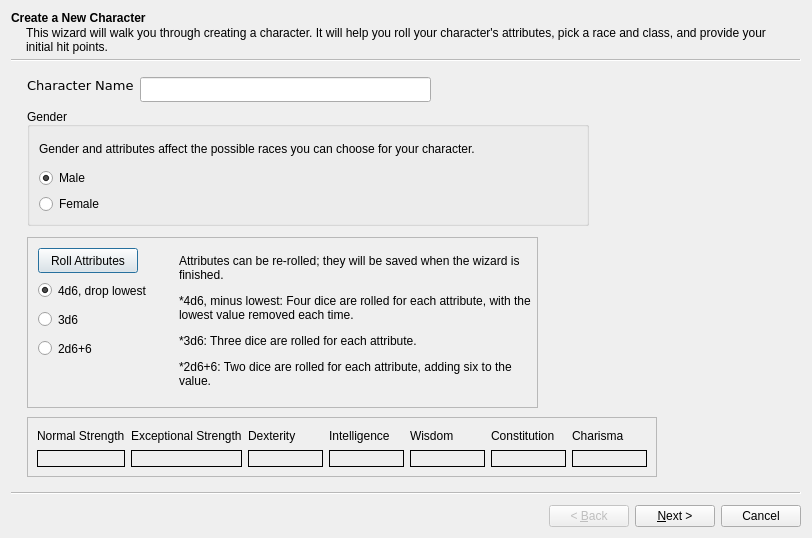
<?xml version="1.0" encoding="UTF-8"?>
<ui version="4.0">
 <class>Wizard</class>
 <widget class="QWizard" name="Wizard">
  <property name="geometry">
   <rect>
    <x>0</x>
    <y>0</y>
    <width>812</width>
    <height>538</height>
   </rect>
  </property>
  <property name="windowTitle">
   <string>Wizard</string>
  </property>
  <widget class="QWizardPage" name="wizardPage">
   <property name="title">
    <string>Create a New Character</string>
   </property>
   <property name="subTitle">
    <string>This wizard will walk you through creating a character. It will help you roll your character's attributes, pick a race and class, and provide your initial hit points. </string>
   </property>
   <widget class="QFrame" name="frame">
    <property name="geometry">
     <rect>
      <x>10</x>
      <y>170</y>
      <width>511</width>
      <height>171</height>
     </rect>
    </property>
    <property name="frameShape">
     <enum>QFrame::StyledPanel</enum>
    </property>
    <property name="frameShadow">
     <enum>QFrame::Raised</enum>
    </property>
    <widget class="QLabel" name="Rolling_Options_label">
     <property name="geometry">
      <rect>
       <x>152</x>
       <y>10</y>
       <width>352</width>
       <height>149</height>
      </rect>
     </property>
     <property name="text">
      <string>&lt;html&gt;&lt;head/&gt;&lt;body&gt;&lt;p&gt;Attributes can be re-rolled; they will be saved when the wizard is finished.&lt;/p&gt;&lt;p&gt;*4d6, minus lowest: Four dice are rolled for each attribute, with the lowest value removed each time. &lt;/p&gt;&lt;p&gt;*3d6: Three dice are rolled for each attribute.&lt;/p&gt;&lt;p&gt;*2d6+6: Two dice are rolled for each attribute, adding six to the value. &lt;/p&gt;&lt;/body&gt;&lt;/html&gt;</string>
     </property>
     <property name="wordWrap">
      <bool>true</bool>
     </property>
    </widget>
    <widget class="QPushButton" name="Roll_Attribs_pushButton">
     <property name="geometry">
      <rect>
       <x>11</x>
       <y>11</y>
       <width>100</width>
       <height>25</height>
      </rect>
     </property>
     <property name="text">
      <string>Roll Attributes</string>
     </property>
    </widget>
    <widget class="QRadioButton" name="Four_dice_radioButton">
     <property name="geometry">
      <rect>
       <x>11</x>
       <y>42</y>
       <width>134</width>
       <height>23</height>
      </rect>
     </property>
     <property name="text">
      <string>4d6, drop lowest</string>
     </property>
     <property name="checked">
      <bool>true</bool>
     </property>
     <attribute name="buttonGroup">
      <string notr="true">Dice_Type_buttonGroup</string>
     </attribute>
    </widget>
    <widget class="QRadioButton" name="Three_dice_radioButton">
     <property name="geometry">
      <rect>
       <x>11</x>
       <y>71</y>
       <width>50</width>
       <height>23</height>
      </rect>
     </property>
     <property name="text">
      <string>3d6</string>
     </property>
     <attribute name="buttonGroup">
      <string notr="true">Dice_Type_buttonGroup</string>
     </attribute>
    </widget>
    <widget class="QRadioButton" name="Two_dice_radioButton">
     <property name="geometry">
      <rect>
       <x>11</x>
       <y>100</y>
       <width>69</width>
       <height>23</height>
      </rect>
     </property>
     <property name="text">
      <string>2d6+6</string>
     </property>
     <attribute name="buttonGroup">
      <string notr="true">Dice_Type_buttonGroup</string>
     </attribute>
    </widget>
   </widget>
   <widget class="QFrame" name="frame_2">
    <property name="geometry">
     <rect>
      <x>10</x>
      <y>350</y>
      <width>630</width>
      <height>60</height>
     </rect>
    </property>
    <property name="frameShape">
     <enum>QFrame::StyledPanel</enum>
    </property>
    <property name="frameShadow">
     <enum>QFrame::Raised</enum>
    </property>
    <layout class="QGridLayout" name="gridLayout_2">
     <item row="1" column="5">
      <widget class="QLabel" name="CON_Out_label">
       <property name="frameShape">
        <enum>QFrame::Box</enum>
       </property>
       <property name="text">
        <string/>
       </property>
      </widget>
     </item>
     <item row="0" column="6">
      <widget class="QLabel" name="CHR_label">
       <property name="text">
        <string>Charisma</string>
       </property>
      </widget>
     </item>
     <item row="1" column="4">
      <widget class="QLabel" name="WIS_Out_label">
       <property name="frameShape">
        <enum>QFrame::Box</enum>
       </property>
       <property name="text">
        <string/>
       </property>
      </widget>
     </item>
     <item row="0" column="0">
      <widget class="QLabel" name="STR_label">
       <property name="text">
        <string>Normal Strength</string>
       </property>
       <property name="wordWrap">
        <bool>true</bool>
       </property>
      </widget>
     </item>
     <item row="0" column="2">
      <widget class="QLabel" name="DEX_label">
       <property name="text">
        <string>Dexterity</string>
       </property>
      </widget>
     </item>
     <item row="1" column="3">
      <widget class="QLabel" name="IQ_Out_label">
       <property name="frameShape">
        <enum>QFrame::Box</enum>
       </property>
       <property name="text">
        <string/>
       </property>
      </widget>
     </item>
     <item row="0" column="1">
      <widget class="QLabel" name="Exceptional_STR_label">
       <property name="text">
        <string>Exceptional Strength</string>
       </property>
       <property name="wordWrap">
        <bool>true</bool>
       </property>
      </widget>
     </item>
     <item row="0" column="5">
      <widget class="QLabel" name="CON_label">
       <property name="text">
        <string>Constitution</string>
       </property>
      </widget>
     </item>
     <item row="1" column="0">
      <widget class="QLabel" name="STR_Out_label">
       <property name="frameShape">
        <enum>QFrame::Box</enum>
       </property>
       <property name="text">
        <string/>
       </property>
      </widget>
     </item>
     <item row="0" column="4">
      <widget class="QLabel" name="WIS_label">
       <property name="text">
        <string>Wisdom</string>
       </property>
      </widget>
     </item>
     <item row="1" column="2">
      <widget class="QLabel" name="DEX_Out_label">
       <property name="frameShape">
        <enum>QFrame::Box</enum>
       </property>
       <property name="text">
        <string/>
       </property>
      </widget>
     </item>
     <item row="1" column="1">
      <widget class="QLabel" name="STR_Out_label_2">
       <property name="frameShape">
        <enum>QFrame::Box</enum>
       </property>
       <property name="text">
        <string/>
       </property>
      </widget>
     </item>
     <item row="1" column="6">
      <widget class="QLabel" name="CHR_Out_label">
       <property name="frameShape">
        <enum>QFrame::Box</enum>
       </property>
       <property name="text">
        <string/>
       </property>
      </widget>
     </item>
     <item row="0" column="3">
      <widget class="QLabel" name="IQ_label">
       <property name="text">
        <string>Intelligence</string>
       </property>
      </widget>
     </item>
    </layout>
   </widget>
   <widget class="QGroupBox" name="Gender_groupBox">
    <property name="geometry">
     <rect>
      <x>10</x>
      <y>40</y>
      <width>562</width>
      <height>119</height>
     </rect>
    </property>
    <property name="title">
     <string>Gender</string>
    </property>
    <property name="alignment">
     <set>Qt::AlignBottom|Qt::AlignLeading|Qt::AlignLeft</set>
    </property>
    <property name="flat">
     <bool>true</bool>
    </property>
    <property name="checkable">
     <bool>false</bool>
    </property>
    <layout class="QVBoxLayout" name="verticalLayout_5">
     <item>
      <widget class="QLabel" name="label">
       <property name="text">
        <string>Gender and attributes affect the possible races you can choose for your character.</string>
       </property>
      </widget>
     </item>
     <item>
      <widget class="QRadioButton" name="Male_radioButton_3">
       <property name="text">
        <string>Male</string>
       </property>
       <property name="checked">
        <bool>true</bool>
       </property>
      </widget>
     </item>
     <item>
      <widget class="QRadioButton" name="Female_radioButton_3">
       <property name="text">
        <string>Female</string>
       </property>
      </widget>
     </item>
    </layout>
   </widget>
   <widget class="QLabel" name="Char_name_label">
    <property name="geometry">
     <rect>
      <x>10</x>
      <y>10</y>
      <width>107</width>
      <height>17</height>
     </rect>
    </property>
    <property name="sizePolicy">
     <sizepolicy hsizetype="Preferred" vsizetype="Preferred">
      <horstretch>0</horstretch>
      <verstretch>0</verstretch>
     </sizepolicy>
    </property>
    <property name="font">
     <font>
      <family>DejaVu Sans</family>
      <pointsize>10</pointsize>
     </font>
    </property>
    <property name="text">
     <string>Character Name</string>
    </property>
    <property name="wordWrap">
     <bool>true</bool>
    </property>
   </widget>
   <widget class="QLineEdit" name="Char_Name_Out_lineEdit">
    <property name="geometry">
     <rect>
      <x>123</x>
      <y>10</y>
      <width>291</width>
      <height>25</height>
     </rect>
    </property>
    <property name="sizePolicy">
     <sizepolicy hsizetype="Preferred" vsizetype="Preferred">
      <horstretch>0</horstretch>
      <verstretch>0</verstretch>
     </sizepolicy>
    </property>
    <property name="font">
     <font>
      <family>DejaVu Sans</family>
      <pointsize>10</pointsize>
     </font>
    </property>
   </widget>
  </widget>
  <widget class="QWizardPage" name="wizardPage_2">
   <property name="title">
    <string>Character Race &amp; Gender</string>
   </property>
   <property name="subTitle">
    <string>Select a character race. If your game allows UnderDark races as player characters, click the checkbox to show those races. Also, select a gender for your character.</string>
   </property>
   <widget class="QFrame" name="frame_4">
    <property name="geometry">
     <rect>
      <x>9</x>
      <y>9</y>
      <width>624</width>
      <height>159</height>
     </rect>
    </property>
    <property name="frameShape">
     <enum>QFrame::NoFrame</enum>
    </property>
    <property name="frameShadow">
     <enum>QFrame::Raised</enum>
    </property>
    <layout class="QHBoxLayout" name="horizontalLayout_2">
     <item>
      <layout class="QVBoxLayout" name="verticalLayout">
       <item>
        <widget class="QRadioButton" name="Human_radioButton">
         <property name="text">
          <string>Human</string>
         </property>
         <property name="checked">
          <bool>true</bool>
         </property>
         <attribute name="buttonGroup">
          <string notr="true">Race_buttonGroup</string>
         </attribute>
        </widget>
       </item>
       <item>
        <widget class="QRadioButton" name="Elf_Half_radioButton">
         <property name="text">
          <string>Half-Elf</string>
         </property>
         <property name="checked">
          <bool>false</bool>
         </property>
         <attribute name="buttonGroup">
          <string notr="true">Race_buttonGroup</string>
         </attribute>
        </widget>
       </item>
       <item>
        <widget class="QRadioButton" name="Halfling_radioButton">
         <property name="text">
          <string>Halfling</string>
         </property>
         <property name="checked">
          <bool>false</bool>
         </property>
         <attribute name="buttonGroup">
          <string notr="true">Race_buttonGroup</string>
         </attribute>
        </widget>
       </item>
       <item>
        <widget class="QRadioButton" name="Half_Orc_radioButton">
         <property name="text">
          <string>Half-Orc</string>
         </property>
         <property name="checked">
          <bool>false</bool>
         </property>
         <attribute name="buttonGroup">
          <string notr="true">Race_buttonGroup</string>
         </attribute>
        </widget>
       </item>
      </layout>
     </item>
     <item>
      <layout class="QVBoxLayout" name="verticalLayout_2">
       <item>
        <widget class="QRadioButton" name="Dwarf_Hill_radioButton">
         <property name="text">
          <string>Dwarf, Hill</string>
         </property>
         <property name="checked">
          <bool>false</bool>
         </property>
         <attribute name="buttonGroup">
          <string notr="true">Race_buttonGroup</string>
         </attribute>
        </widget>
       </item>
       <item>
        <widget class="QRadioButton" name="Dwarf_Mountain_radioButton">
         <property name="text">
          <string>Dwarf, Mountain</string>
         </property>
         <property name="checked">
          <bool>false</bool>
         </property>
         <attribute name="buttonGroup">
          <string notr="true">Race_buttonGroup</string>
         </attribute>
        </widget>
       </item>
       <item>
        <widget class="QRadioButton" name="Dwarf_Gray_radioButton_2">
         <property name="enabled">
          <bool>true</bool>
         </property>
         <property name="text">
          <string>Dwarf, Grey (Duergar)</string>
         </property>
         <property name="checked">
          <bool>false</bool>
         </property>
        </widget>
       </item>
      </layout>
     </item>
     <item>
      <layout class="QVBoxLayout" name="verticalLayout_3">
       <item>
        <widget class="QRadioButton" name="Elf_Wild_radioButton">
         <property name="text">
          <string>Elf, Wild</string>
         </property>
         <property name="checked">
          <bool>false</bool>
         </property>
         <attribute name="buttonGroup">
          <string notr="true">Race_buttonGroup</string>
         </attribute>
        </widget>
       </item>
       <item>
        <widget class="QRadioButton" name="Elf_Wood_radioButton">
         <property name="text">
          <string>Elf, Wood</string>
         </property>
         <property name="checked">
          <bool>false</bool>
         </property>
         <attribute name="buttonGroup">
          <string notr="true">Race_buttonGroup</string>
         </attribute>
        </widget>
       </item>
       <item>
        <widget class="QRadioButton" name="Elf_Gray_radioButton">
         <property name="text">
          <string>Elf, Gray</string>
         </property>
         <property name="checked">
          <bool>false</bool>
         </property>
         <attribute name="buttonGroup">
          <string notr="true">Race_buttonGroup</string>
         </attribute>
        </widget>
       </item>
       <item>
        <widget class="QRadioButton" name="Elf_High_radioButton">
         <property name="text">
          <string>Elf, High</string>
         </property>
         <property name="checked">
          <bool>false</bool>
         </property>
         <attribute name="buttonGroup">
          <string notr="true">Race_buttonGroup</string>
         </attribute>
        </widget>
       </item>
       <item>
        <widget class="QRadioButton" name="Elf_Dark_radioButton_2">
         <property name="enabled">
          <bool>true</bool>
         </property>
         <property name="text">
          <string>Elf, Dark (Drow)</string>
         </property>
         <property name="checked">
          <bool>false</bool>
         </property>
        </widget>
       </item>
      </layout>
     </item>
     <item>
      <layout class="QVBoxLayout" name="verticalLayout_4">
       <item>
        <widget class="QRadioButton" name="Gnome_Forest_radioButton">
         <property name="text">
          <string>Gnome, Forest</string>
         </property>
         <property name="checked">
          <bool>false</bool>
         </property>
         <attribute name="buttonGroup">
          <string notr="true">Race_buttonGroup</string>
         </attribute>
        </widget>
       </item>
       <item>
        <widget class="QRadioButton" name="Gnome_Hill_radioButton">
         <property name="text">
          <string>Gnome, Hill</string>
         </property>
         <property name="checked">
          <bool>false</bool>
         </property>
         <attribute name="buttonGroup">
          <string notr="true">Race_buttonGroup</string>
         </attribute>
        </widget>
       </item>
       <item>
        <widget class="QRadioButton" name="Gnome_Deep_radioButton_2">
         <property name="enabled">
          <bool>true</bool>
         </property>
         <property name="text">
          <string>Gnome, Deep (Sverfneblin)</string>
         </property>
         <property name="checked">
          <bool>false</bool>
         </property>
        </widget>
       </item>
      </layout>
     </item>
    </layout>
   </widget>
  </widget>
  <widget class="QWizardPage" name="wizardPage_3">
   <property name="title">
    <string>Class Selection</string>
   </property>
   <property name="subTitle">
    <string>Based on your attributes and race, the classes listed below are available to your character. Certain races can also be multi-classed.</string>
   </property>
   <layout class="QVBoxLayout" name="verticalLayout_11">
    <item>
     <widget class="QFrame" name="frame_3">
      <property name="frameShape">
       <enum>QFrame::StyledPanel</enum>
      </property>
      <property name="frameShadow">
       <enum>QFrame::Raised</enum>
      </property>
      <layout class="QHBoxLayout" name="horizontalLayout_6">
       <item>
        <widget class="QGroupBox" name="First_Class_groupBox">
         <property name="title">
          <string>Primary Class</string>
         </property>
         <layout class="QHBoxLayout" name="horizontalLayout_3">
          <item>
           <layout class="QVBoxLayout" name="verticalLayout_18">
            <item>
             <widget class="QRadioButton" name="Bard_radioButton">
              <property name="enabled">
               <bool>false</bool>
              </property>
              <property name="text">
               <string>Bard</string>
              </property>
             </widget>
            </item>
            <item>
             <widget class="QRadioButton" name="Jester_radioButton">
              <property name="enabled">
               <bool>false</bool>
              </property>
              <property name="text">
               <string>Jester</string>
              </property>
             </widget>
            </item>
            <item>
             <widget class="QRadioButton" name="Cavalier_radioButton">
              <property name="enabled">
               <bool>false</bool>
              </property>
              <property name="text">
               <string>Cavalier</string>
              </property>
             </widget>
            </item>
            <item>
             <widget class="QRadioButton" name="Paladin_radioButton">
              <property name="enabled">
               <bool>false</bool>
              </property>
              <property name="text">
               <string>Paladin</string>
              </property>
             </widget>
            </item>
            <item>
             <widget class="QRadioButton" name="Cleric_radioButton">
              <property name="enabled">
               <bool>false</bool>
              </property>
              <property name="text">
               <string>Cleric</string>
              </property>
             </widget>
            </item>
            <item>
             <widget class="QRadioButton" name="Druid_radioButton">
              <property name="enabled">
               <bool>false</bool>
              </property>
              <property name="text">
               <string>Druid</string>
              </property>
             </widget>
            </item>
            <item>
             <widget class="QRadioButton" name="Mystic_radioButton">
              <property name="enabled">
               <bool>false</bool>
              </property>
              <property name="text">
               <string>Mystic</string>
              </property>
             </widget>
            </item>
            <item>
             <widget class="QRadioButton" name="Fighter_radioButton">
              <property name="enabled">
               <bool>false</bool>
              </property>
              <property name="text">
               <string>Fighter</string>
              </property>
             </widget>
            </item>
            <item>
             <widget class="QRadioButton" name="Barbarian_radioButton">
              <property name="enabled">
               <bool>false</bool>
              </property>
              <property name="text">
               <string>Barbarian</string>
              </property>
             </widget>
            </item>
            <item>
             <widget class="QRadioButton" name="Ranger_radioButton">
              <property name="enabled">
               <bool>false</bool>
              </property>
              <property name="text">
               <string>Ranger</string>
              </property>
             </widget>
            </item>
           </layout>
          </item>
          <item>
           <layout class="QVBoxLayout" name="verticalLayout_17">
            <item>
             <widget class="QRadioButton" name="Mage_radioButton">
              <property name="enabled">
               <bool>false</bool>
              </property>
              <property name="text">
               <string>Mage</string>
              </property>
             </widget>
            </item>
            <item>
             <widget class="QRadioButton" name="Illusionist_radioButton">
              <property name="enabled">
               <bool>false</bool>
              </property>
              <property name="text">
               <string>Illusionist</string>
              </property>
             </widget>
            </item>
            <item>
             <widget class="QRadioButton" name="Savant_radioButton">
              <property name="enabled">
               <bool>false</bool>
              </property>
              <property name="text">
               <string>Savant</string>
              </property>
             </widget>
            </item>
            <item>
             <widget class="QRadioButton" name="Thief_radioButton">
              <property name="enabled">
               <bool>false</bool>
              </property>
              <property name="text">
               <string>Thief</string>
              </property>
             </widget>
            </item>
            <item>
             <widget class="QRadioButton" name="Thief_Acrobat_radioButton">
              <property name="enabled">
               <bool>false</bool>
              </property>
              <property name="text">
               <string>Thief-Acrobat</string>
              </property>
             </widget>
            </item>
            <item>
             <widget class="QRadioButton" name="Mountebank_radioButton">
              <property name="enabled">
               <bool>false</bool>
              </property>
              <property name="text">
               <string>Mountebank</string>
              </property>
             </widget>
            </item>
            <item>
             <widget class="QRadioButton" name="Assassin_radioButton">
              <property name="enabled">
               <bool>false</bool>
              </property>
              <property name="text">
               <string>Assassin</string>
              </property>
             </widget>
            </item>
           </layout>
          </item>
         </layout>
        </widget>
       </item>
       <item>
        <widget class="QGroupBox" name="Second_Class_groupBox">
         <property name="enabled">
          <bool>false</bool>
         </property>
         <property name="title">
          <string>Second Class</string>
         </property>
         <layout class="QHBoxLayout" name="horizontalLayout_4">
          <item>
           <layout class="QVBoxLayout" name="verticalLayout_12">
            <item>
             <widget class="QRadioButton" name="Bard_radioButton_2">
              <property name="text">
               <string>Bard</string>
              </property>
             </widget>
            </item>
            <item>
             <widget class="QRadioButton" name="Jester_radioButton_2">
              <property name="text">
               <string>Jester</string>
              </property>
             </widget>
            </item>
            <item>
             <widget class="QRadioButton" name="Cavalier_radioButton_2">
              <property name="text">
               <string>Cavalier</string>
              </property>
             </widget>
            </item>
            <item>
             <widget class="QRadioButton" name="Paladin_radioButton_2">
              <property name="text">
               <string>Paladin</string>
              </property>
             </widget>
            </item>
            <item>
             <widget class="QRadioButton" name="Cleric_radioButton_2">
              <property name="text">
               <string>Cleric</string>
              </property>
             </widget>
            </item>
            <item>
             <widget class="QRadioButton" name="Druid_radioButton_2">
              <property name="text">
               <string>Druid</string>
              </property>
             </widget>
            </item>
            <item>
             <widget class="QRadioButton" name="Mystic_radioButton_2">
              <property name="text">
               <string>Mystic</string>
              </property>
             </widget>
            </item>
            <item>
             <widget class="QRadioButton" name="Fighter_radioButton_2">
              <property name="text">
               <string>Fighter</string>
              </property>
             </widget>
            </item>
            <item>
             <widget class="QRadioButton" name="Barbarian_radioButton_2">
              <property name="text">
               <string>Barbarian</string>
              </property>
             </widget>
            </item>
            <item>
             <widget class="QRadioButton" name="Ranger_radioButton_2">
              <property name="text">
               <string>Ranger</string>
              </property>
             </widget>
            </item>
           </layout>
          </item>
          <item>
           <layout class="QVBoxLayout" name="verticalLayout_13">
            <item>
             <widget class="QRadioButton" name="Mage_radioButton_2">
              <property name="text">
               <string>Mage</string>
              </property>
             </widget>
            </item>
            <item>
             <widget class="QRadioButton" name="Illusionist_radioButton_2">
              <property name="text">
               <string>Illusionist</string>
              </property>
             </widget>
            </item>
            <item>
             <widget class="QRadioButton" name="Savant_radioButton_2">
              <property name="text">
               <string>Savant</string>
              </property>
             </widget>
            </item>
            <item>
             <widget class="QRadioButton" name="Thief_radioButton_2">
              <property name="text">
               <string>Thief</string>
              </property>
             </widget>
            </item>
            <item>
             <widget class="QRadioButton" name="Thief_Acrobat_radioButton_2">
              <property name="text">
               <string>Thief-Acrobat</string>
              </property>
             </widget>
            </item>
            <item>
             <widget class="QRadioButton" name="Mountebank_radioButton_2">
              <property name="text">
               <string>Mountebank</string>
              </property>
             </widget>
            </item>
            <item>
             <widget class="QRadioButton" name="Assassin_radioButton_2">
              <property name="text">
               <string>Assassin</string>
              </property>
             </widget>
            </item>
           </layout>
          </item>
         </layout>
        </widget>
       </item>
       <item>
        <widget class="QGroupBox" name="Third_Class_groupBox">
         <property name="enabled">
          <bool>false</bool>
         </property>
         <property name="title">
          <string>Third Class</string>
         </property>
         <layout class="QHBoxLayout" name="horizontalLayout_5">
          <item>
           <layout class="QVBoxLayout" name="verticalLayout_14">
            <item>
             <widget class="QRadioButton" name="Bard_radioButton_3">
              <property name="text">
               <string>Bard</string>
              </property>
             </widget>
            </item>
            <item>
             <widget class="QRadioButton" name="Jester_radioButton_3">
              <property name="text">
               <string>Jester</string>
              </property>
             </widget>
            </item>
            <item>
             <widget class="QRadioButton" name="Cavalier_radioButton_3">
              <property name="text">
               <string>Cavalier</string>
              </property>
             </widget>
            </item>
            <item>
             <widget class="QRadioButton" name="Paladin_radioButton_3">
              <property name="text">
               <string>Paladin</string>
              </property>
             </widget>
            </item>
            <item>
             <widget class="QRadioButton" name="Cleric_radioButton_3">
              <property name="text">
               <string>Cleric</string>
              </property>
             </widget>
            </item>
            <item>
             <widget class="QRadioButton" name="Druid_radioButton_3">
              <property name="text">
               <string>Druid</string>
              </property>
             </widget>
            </item>
            <item>
             <widget class="QRadioButton" name="Mystic_radioButton_3">
              <property name="text">
               <string>Mystic</string>
              </property>
             </widget>
            </item>
            <item>
             <widget class="QRadioButton" name="Fighter_radioButton_3">
              <property name="text">
               <string>Fighter</string>
              </property>
             </widget>
            </item>
            <item>
             <widget class="QRadioButton" name="Barbarian_radioButton_3">
              <property name="text">
               <string>Barbarian</string>
              </property>
             </widget>
            </item>
            <item>
             <widget class="QRadioButton" name="Ranger_radioButton_3">
              <property name="text">
               <string>Ranger</string>
              </property>
             </widget>
            </item>
           </layout>
          </item>
          <item>
           <layout class="QVBoxLayout" name="verticalLayout_15">
            <item>
             <widget class="QRadioButton" name="Mage_radioButton_3">
              <property name="text">
               <string>Mage</string>
              </property>
             </widget>
            </item>
            <item>
             <widget class="QRadioButton" name="Illusionist_radioButton_3">
              <property name="text">
               <string>Illusionist</string>
              </property>
             </widget>
            </item>
            <item>
             <widget class="QRadioButton" name="Savant_radioButton_3">
              <property name="text">
               <string>Savant</string>
              </property>
             </widget>
            </item>
            <item>
             <widget class="QRadioButton" name="Thief_radioButton_3">
              <property name="text">
               <string>Thief</string>
              </property>
             </widget>
            </item>
            <item>
             <widget class="QRadioButton" name="Thief_Acrobat_radioButton_3">
              <property name="text">
               <string>Thief-Acrobat</string>
              </property>
             </widget>
            </item>
            <item>
             <widget class="QRadioButton" name="Mountebank_radioButton_3">
              <property name="text">
               <string>Mountebank</string>
              </property>
             </widget>
            </item>
            <item>
             <widget class="QRadioButton" name="Assassin_radioButton_3">
              <property name="text">
               <string>Assassin</string>
              </property>
             </widget>
            </item>
           </layout>
          </item>
         </layout>
        </widget>
       </item>
      </layout>
     </widget>
    </item>
   </layout>
  </widget>
  <widget class="QWizardPage" name="wizardPage_4">
   <property name="title">
    <string>Wrap-Up</string>
   </property>
   <property name="subTitle">
    <string>Click &quot;Finish&quot; to complete the basics of your character.</string>
   </property>
   <layout class="QVBoxLayout" name="verticalLayout_10">
    <item>
     <widget class="QLabel" name="Finish_Out_label">
      <property name="text">
       <string>&lt;html&gt;&lt;head/&gt;&lt;body&gt;&lt;p&gt;Your character's information will be moved to a character sheet. In addition, your character's hit points, initial money, etc. will be auto-generated and added to the character sheet as well.&lt;br/&gt;&lt;br/&gt;&lt;/p&gt;&lt;/body&gt;&lt;/html&gt;</string>
      </property>
      <property name="wordWrap">
       <bool>true</bool>
      </property>
     </widget>
    </item>
   </layout>
  </widget>
 </widget>
 <resources/>
 <connections/>
 <buttongroups>
  <buttongroup name="Race_buttonGroup"/>
  <buttongroup name="Dice_Type_buttonGroup"/>
 </buttongroups>
</ui>
